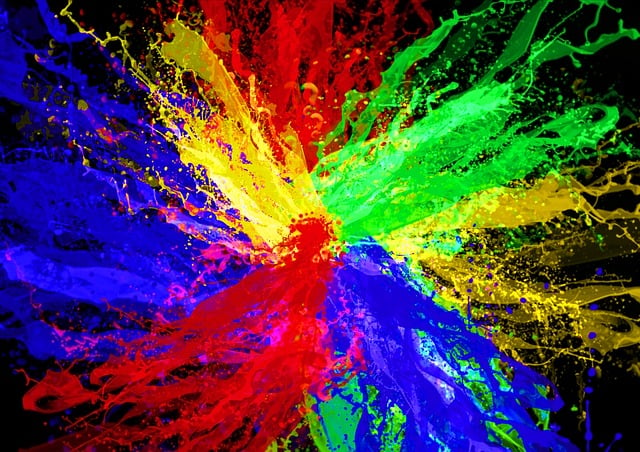
%> input picture MP-2/Submit/part5/RGB_image.jpg, 640 x 452 px
$ octave make_bayer.m   (GNU Octave 9; MATLAB toolbox functions it lacks are replaced by stand-ins)
%> lines starting %> are read from the running program, lines starting %| are printed output that depends on the picture
clear; clc; close all;
% clear     = remove all variables from the workspace (fresh start)
% clc       = clear the command window text
% close all = close any figure windows that are open

% --- Your image path ---
inFile = "C:\Users\cihem\CPRE-488-Labs\MP-2\Submit\part5\RGB_image.jpg";
% inFile stores the full path to the image file you want to process

% --- Must match your Bayer pattern setting in Vivado ---
pattern = "rggb";   % change to "bggr", "grbg", or "gbrg" if needed
% pattern tells the script which Bayer mosaic layout to emulate:
% rggb means:
%   Row 1: R G R G ...
%   Row 2: G B G B ...
% This MUST match what your CFA/demosaic IP expects, or colors will be wrong.

% Read image
rgb = imread(inFile);
%> rgb is the input picture: size 452x640x3 uint8; mean R, G, B 79.9, 60.7, 68.8
% imread loads the image file into a matrix called rgb
% For a normal color image, rgb will be Height x Width x 3 (R,G,B channels)

if size(rgb,3) ~= 3
    error("Image must be RGB (color).");
end
% size(rgb,3) checks the number of channels.
% If it isn't 3, the image isn't an RGB color image (could be grayscale),
% and the script stops with an error message.

rgb = im2uint8(rgb);  % ensure 8-bit
% Ensures the image data is 8-bit per channel (0..255).
% Even if the image was stored as another type (double, uint16, etc.),
% this converts it to uint8.

figure; imshow(rgb); title("Original RGB");
% Opens a new figure window and displays the original RGB image.
% title adds the label on top of the figure.

% Make Bayer mosaic (1 color per pixel)
[H,W,~] = size(rgb);
%> H = 452; W = 640
% H = height (number of rows)
% W = width  (number of columns)
% ~ ignores the third dimension (which is 3 for RGB)

bayer = zeros(H,W,'uint8');
% Pre-allocates a single-channel image (H x W) for the Bayer mosaic.
% It is uint8 because real sensors typically output 8-bit per pixel in these labs.
% Bayer is single-channel because each pixel stores ONLY ONE color sample.

R = rgb(:,:,1); G = rgb(:,:,2); B = rgb(:,:,3);
%> after `G = rgb(:,:,2)`:
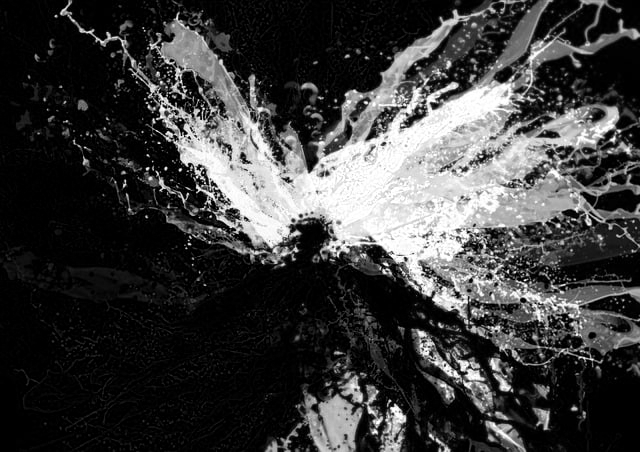
%> G: size 452x640 uint8; min 0, max 255, mean 60.7
%> after `B = rgb(:,:,3)`:
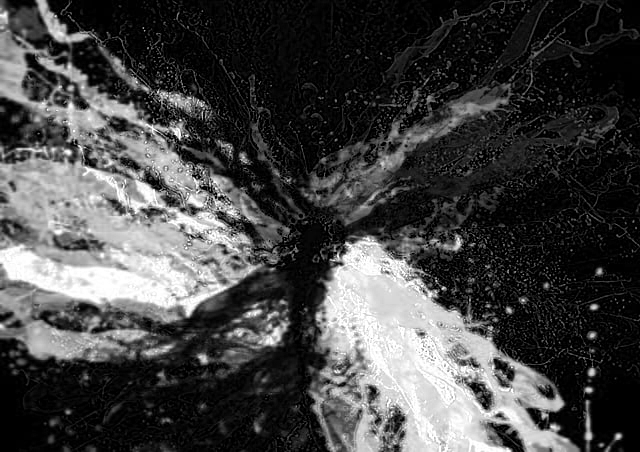
%> B: size 452x640 uint8; min 0, max 255, mean 68.8
% Extract the Red, Green, and Blue channels from the RGB image:
% R, G, B are each H x W matrices.

switch lower(pattern)
% switch chooses which Bayer layout to use based on the pattern string.
% lower(pattern) makes it lowercase so "RGGB" and "rggb" behave the same.

    case "rggb"
        % [5 lines of commented-out code are left out]

        bayer(1:2:end,1:2:end) = R(1:2:end,1:2:end);
        % Put RED values into the bayer image at odd rows, odd columns.

        bayer(1:2:end,2:2:end) = G(1:2:end,2:2:end);
        % Put GREEN values into odd rows, even columns.

        bayer(2:2:end,1:2:end) = G(2:2:end,1:2:end);
        % Put GREEN values into even rows, odd columns.

        bayer(2:2:end,2:2:end) = B(2:2:end,2:2:end);
        % Put BLUE values into even rows, even columns.

    case "bggr"
        % BGGR pattern layout:
        %   Row 1: B G B G ...
        %   Row 2: G R G R ...
        bayer(1:2:end,1:2:end) = B(1:2:end,1:2:end);
        % Blue at odd row, odd col

        bayer(1:2:end,2:2:end) = G(1:2:end,2:2:end);
        % Green at odd row, even col

        bayer(2:2:end,1:2:end) = G(2:2:end,1:2:end);
        % Green at even row, odd col

        bayer(2:2:end,2:2:end) = R(2:2:end,2:2:end);
        % Red at even row, even col

    case "grbg"
        % GRBG pattern layout:
        %   Row 1: G R G R ...
        %   Row 2: B G B G ...
        bayer(1:2:end,1:2:end) = G(1:2:end,1:2:end);
        % Green at odd row, odd col

        bayer(1:2:end,2:2:end) = R(1:2:end,2:2:end);
        % Red at odd row, even col

        bayer(2:2:end,1:2:end) = B(2:2:end,1:2:end);
        % Blue at even row, odd col

        bayer(2:2:end,2:2:end) = G(2:2:end,2:2:end);
        % Green at even row, even col

    case "gbrg"
        % GBRG pattern layout:
        %   Row 1: G B G B ...
        %   Row 2: R G R G ...
        bayer(1:2:end,1:2:end) = G(1:2:end,1:2:end);
        % Green at odd row, odd col

        bayer(1:2:end,2:2:end) = B(1:2:end,2:2:end);
        % Blue at odd row, even col

        bayer(2:2:end,1:2:end) = R(2:2:end,1:2:end);
        % Red at even row, odd col

        bayer(2:2:end,2:2:end) = G(2:2:end,2:2:end);
        % Green at even row, even col

    otherwise
        error("pattern must be rggb, bggr, grbg, or gbrg");
        % If pattern is not one of the accepted ones, stop and show an error.
end

figure; imshow(bayer); title("Bayer Mosaic (single-channel)");
% Show the Bayer mosaic as a grayscale image.
% It looks like a checkerboard because different pixels are different colors
% but we're viewing them as just intensity values.

imwrite(bayer, "bayer_mosaic.png");
% Save the bayer mosaic to a PNG file.
% Note: the saved PNG is still single-channel (grayscale) but the values are the mosaic.

% Demosaic back to RGB (prototype "CFA reverse")
rgb_rec = demosaic(bayer, lower(pattern));
% demosaic() reconstructs a full RGB image from the Bayer mosaic by interpolation.
% This is like what the CFA/demosaic hardware block does (not identical, but similar).
% It uses the specified Bayer pattern to know where R/G/B samples are.

figure; imshow(rgb_rec); title("Demosaiced RGB");
% Display the reconstructed RGB image after demosaicing.

% RGB -> YCbCr 4:4:4
ycbcr = rgb2ycbcr(rgb_rec);
%> ycbcr: size 452x640x3 uint8; mean of channels 1, 2, 3 74.1, 129, 135.8
% Convert the demosaiced RGB image into YCbCr color space.
% Y  = luma (brightness)
% Cb = blue-difference chroma
% Cr = red-difference chroma
% This output is 4:4:4 (Y, Cb, Cr all full resolution).

Y  = ycbcr(:,:,1);
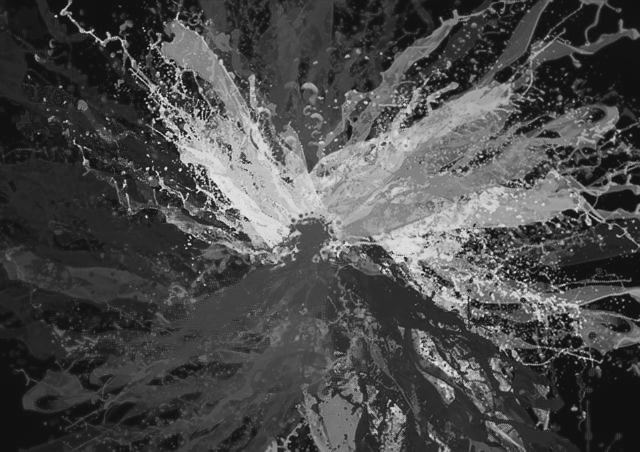
%> Y: size 452x640 uint8; min 16, max 235, mean 74.1
Cb = ycbcr(:,:,2);
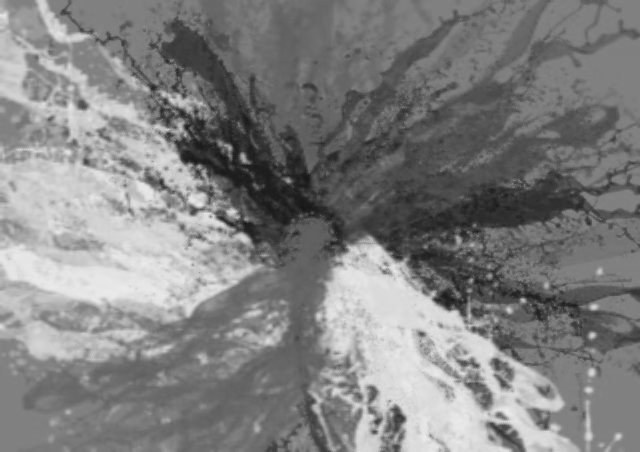
%> Cb: size 452x640 uint8; min 21, max 236, mean 129
Cr = ycbcr(:,:,3);
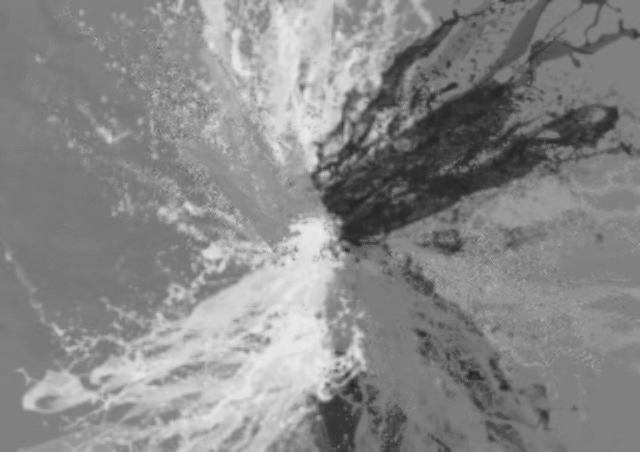
%> Cr: size 452x640 uint8; min 34, max 234, mean 135.8
% Extract the individual Y, Cb, Cr planes.

% 4:2:2 subsample (horizontal)
W = size(Y,2);
% Update W to the width of the current image (after any conversions).
% We are about to subsample in the horizontal direction, so width matters.

if mod(W,2) ~= 0
    Y  = Y(:,1:end-1);
    Cb = Cb(:,1:end-1);
    Cr = Cr(:,1:end-1);
end
% 4:2:2 stores one Cb/Cr sample for every TWO horizontal pixels.
% That requires an even width so pixels can be paired as (1,2), (3,4), ...
% If width is odd, this drops the last column so pairing works.

Cb_422 = uint8((double(Cb(:,1:2:end)) + double(Cb(:,2:2:end))) / 2);
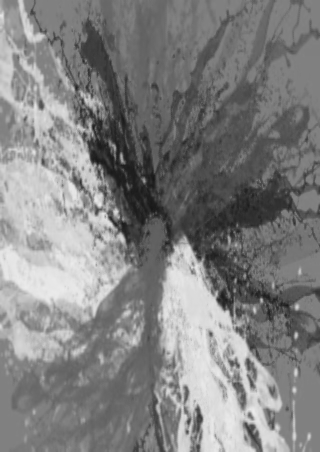
%> Cb_422: size 452x320 uint8; min 23, max 235, mean 129.2
% Create the 4:2:2 Cb plane by averaging each horizontal pair:
% - Cb(:,1:2:end) picks columns 1,3,5,... (left pixel of each pair)
% - Cb(:,2:2:end) picks columns 2,4,6,... (right pixel of each pair)
% Average them -> one value per 2 pixels, so width becomes W/2.
% double() avoids overflow during addition, then we convert back to uint8.

Cr_422 = uint8((double(Cr(:,1:2:end)) + double(Cr(:,2:2:end))) / 2);
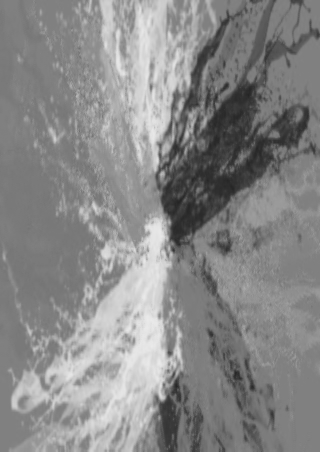
%> Cr_422: size 452x320 uint8; min 36, max 234, mean 136
% Same process for Cr: average each horizontal pair to get half-width chroma.

% Preview (expand chroma back for viewing)
Cb_up = repelem(Cb_422, 1, 2);
% repelem(Cb_422, 1, 2) duplicates each column twice, restoring width to W.
% This is NOT making it truly 4:4:4 again; it's just for display so sizes match Y.

Cr_up = repelem(Cr_422, 1, 2);
% Same expansion for Cr for display purposes.

rgb_preview = ycbcr2rgb(cat(3, Y, Cb_up, Cr_up));
% cat(3, ...) stacks Y, Cb_up, Cr_up into a 3-channel YCbCr image.
% ycbcr2rgb converts that back to RGB so you can visually check it.
% If your 4:2:2 conversion is reasonable, this should look very close to original.

figure; imshow(rgb_preview); title("Preview from YCbCr 4:2:2 (expanded)");
% Display the preview image after converting to 4:2:2 and expanding chroma.

imwrite(rgb_preview, "preview_rgb_from_422.png");
% Save the preview so you can include it in a report / submission.

save("out_matrices.mat", "bayer", "Y", "Cb_422", "Cr_422", "pattern");
% Save the actual numeric matrices into a .mat file.
% This is useful because you can load them later without re-running everything, and
% you can export them into raw formats if you need to feed hardware/software tests.

disp("Done: bayer_mosaic.png, preview_rgb_from_422.png, out_matrices.mat");
% Print a simple "finished" message to the MATLAB command window.
